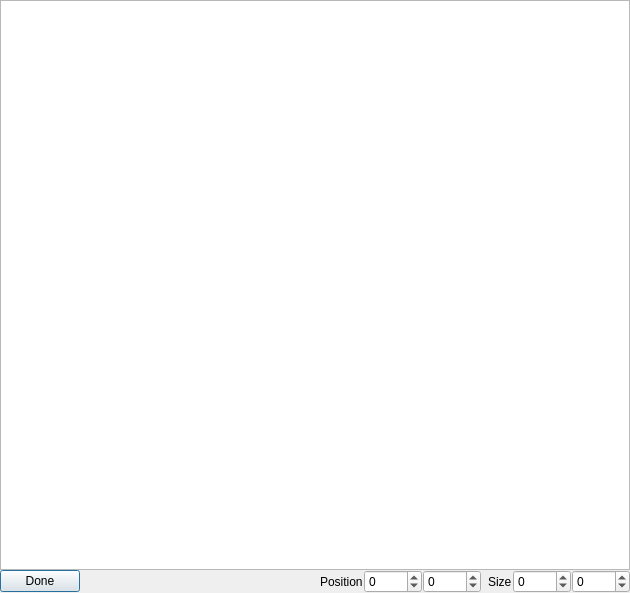
<?xml version="1.0" encoding="UTF-8"?>
<ui version="4.0">
 <class>SelectDialog</class>
 <widget class="QDialog" name="SelectDialog">
  <property name="geometry">
   <rect>
    <x>0</x>
    <y>0</y>
    <width>630</width>
    <height>593</height>
   </rect>
  </property>
  <property name="windowTitle">
   <string>UV Selector</string>
  </property>
  <property name="windowIcon">
   <iconset resource="hudResources/hudIcons.qrc">
    <normaloff>:/new/mainIcon/png16</normaloff>:/new/mainIcon/png16</iconset>
  </property>
  <layout class="QVBoxLayout" name="verticalLayout_2">
   <property name="spacing">
    <number>0</number>
   </property>
   <property name="leftMargin">
    <number>0</number>
   </property>
   <property name="topMargin">
    <number>0</number>
   </property>
   <property name="rightMargin">
    <number>0</number>
   </property>
   <property name="bottomMargin">
    <number>0</number>
   </property>
   <item>
    <layout class="QVBoxLayout" name="mainLayout">
     <property name="spacing">
      <number>0</number>
     </property>
     <item>
      <widget class="QGraphicsView" name="graphicsView"/>
     </item>
     <item>
      <layout class="QHBoxLayout" name="paramsLayout">
       <property name="spacing">
        <number>1</number>
       </property>
       <item>
        <widget class="QPushButton" name="doneButton">
         <property name="text">
          <string>Done</string>
         </property>
        </widget>
       </item>
       <item>
        <spacer name="horizontalSpacer">
         <property name="orientation">
          <enum>Qt::Horizontal</enum>
         </property>
         <property name="sizeHint" stdset="0">
          <size>
           <width>40</width>
           <height>20</height>
          </size>
         </property>
        </spacer>
       </item>
       <item>
        <widget class="QLabel" name="posLabel">
         <property name="text">
          <string>Position</string>
         </property>
        </widget>
       </item>
       <item>
        <widget class="QSpinBox" name="xBox">
         <property name="toolTip">
          <string>x position</string>
         </property>
         <property name="minimum">
          <number>-1280</number>
         </property>
         <property name="maximum">
          <number>1280</number>
         </property>
        </widget>
       </item>
       <item>
        <widget class="QSpinBox" name="yBox">
         <property name="toolTip">
          <string>y position</string>
         </property>
         <property name="minimum">
          <number>-1280</number>
         </property>
         <property name="maximum">
          <number>1280</number>
         </property>
        </widget>
       </item>
       <item>
        <widget class="QLabel" name="sizeLabel">
         <property name="text">
          <string>Size</string>
         </property>
         <property name="indent">
          <number>6</number>
         </property>
        </widget>
       </item>
       <item>
        <widget class="QSpinBox" name="widthBox">
         <property name="toolTip">
          <string>width</string>
         </property>
         <property name="minimum">
          <number>-1280</number>
         </property>
         <property name="maximum">
          <number>1280</number>
         </property>
        </widget>
       </item>
       <item>
        <widget class="QSpinBox" name="heightBox">
         <property name="toolTip">
          <string>height</string>
         </property>
         <property name="minimum">
          <number>-1280</number>
         </property>
         <property name="maximum">
          <number>1280</number>
         </property>
        </widget>
       </item>
      </layout>
     </item>
    </layout>
   </item>
  </layout>
 </widget>
 <resources>
  <include location="hudResources/hudIcons.qrc"/>
 </resources>
 <connections/>
</ui>
